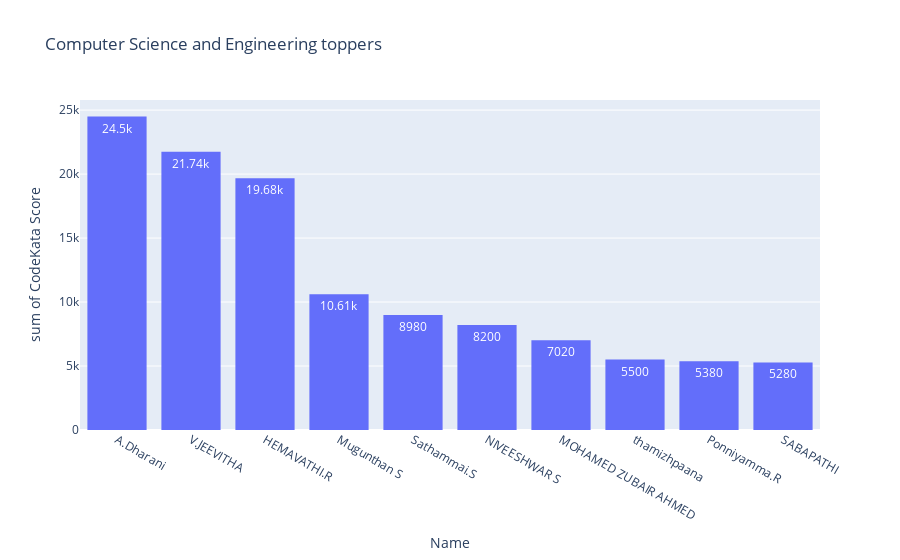

Notebook source saved alongside this figure:
### Markdown cell above
###### Department wise toppers (horizantal bar graph or any visual representations of your choice)

### Code cell
cs=final.loc[final['Department'] =='Computer Science and Engineering']
cs.sort_values(by='CodeKata Score',ascending=False)
fig = px.histogram(cs.head(10), x="Name",y="CodeKata Score",text_auto=True,title="Computer Science and Engineering toppers")
fig.show()

### Figure 1 — Plotly figure (JSON) as saved in the notebook; plotly's stock layout.template omitted (floating-point values rounded to 4 significant figures)
{"data": [{"alignmentgroup": "True", "bingroup": "x", "histfunc": "sum", "hovertemplate": "Name=%{x}<br>sum of CodeKata Score=%{y}<extra></extra>", "legendgroup": "", "marker": {"color": "#636efa", "pattern": {"shape": ""}}, "name": "", "offsetgroup": "", "orientation": "v", "showlegend": false, "texttemplate": "%{value}", "type": "histogram", "x": ["A.Dharani", "V.JEEVITHA ", "HEMAVATHI.R", "Mugunthan S", "Sathammai.S", "NIVEESHWAR S", "MOHAMED ZUBAIR AHMED", "thamizhpaana", "Ponniyamma.R", "SABAPATHI"], "xaxis": "x", "y": [24500, 21740, 19680, 10610, 8980, 8200, 7020, 5500, 5380, 5280], "yaxis": "y"}], "layout": {"barmode": "relative", "legend": {"tracegroupgap": 0}, "title": {"text": "Computer Science and Engineering toppers"}, "xaxis": {"anchor": "y", "domain": [0, 1], "title": {"text": "Name"}}, "yaxis": {"anchor": "x", "domain": [0, 1], "title": {"text": "sum of CodeKata Score"}}}}
